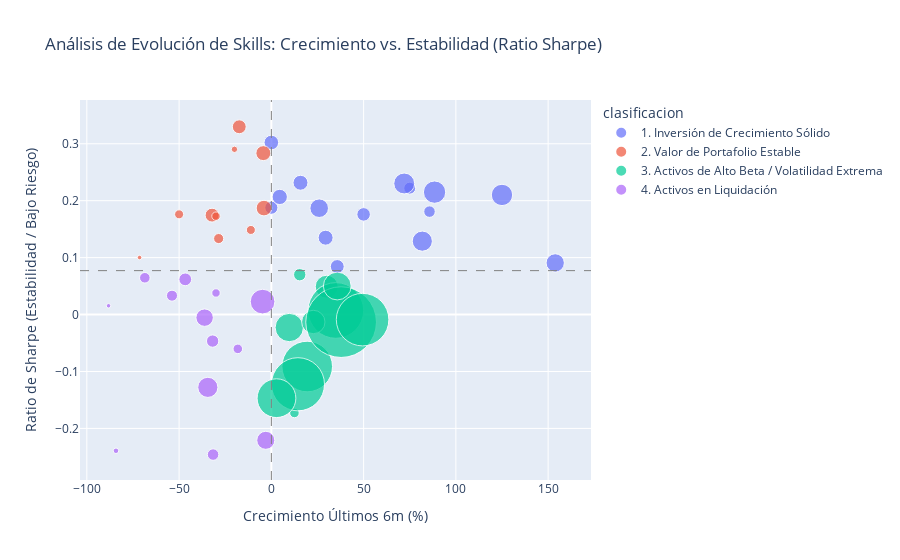

Notebook cell for this chart:
### Markdown cell above
# 6. Vista grafica de los grupos

### Code cell
# Renombrar para que los nombres en el gráfico sean claros
df_plot = df_metrics.rename(columns={
    'count': 'Frecuencia Absoluta',
    'crec_ultimos_6m': 'Crecimiento Últimos 6m (%)',
    #'crec_YoY': 'Crecimiento Interanual (%)',
    'ratio_sharpe': 'Ratio Sharpe (Estabilidad)'
})
df_plot.head()

fig = px.scatter(
    df_plot,
    x='Crecimiento Últimos 6m (%)',
    y='Ratio Sharpe (Estabilidad)',
    size='Frecuencia Absoluta',  # El tamaño de la burbuja
    color='clasificacion',             # El color se define por el cuadrante
    hover_name='skills',         # Mostrar el nombre del skill al pasar el ratón
    log_x=False,                 # Desactivar escala logarítmica si no es necesaria
    size_max=50,                 # Tamaño máximo de burbuja para evitar que sean muy grandes
    title='Análisis de Evolución de Skills: Crecimiento vs. Estabilidad (Ratio Sharpe)',
    category_orders={
        'clasificacion': [
            '1. Inversión de Crecimiento Sólido',
            '2. Valor de Portafolio Estable', 
            '3. Activos de Alto Beta / Volatilidad Extrema',
            '4. Activos en Liquidación'
        ]
    }
)

fig.add_vline(x=umbral_crec_6m, line_width=1, line_dash="dash", line_color="gray")
fig.add_hline(y=umbral_sharpe, line_width=1, line_dash="dash", line_color="gray")

# Etiquetas claras para los ejes
fig.update_layout(
    xaxis_title="Crecimiento Últimos 6m (%)",
    yaxis_title="Ratio de Sharpe (Estabilidad / Bajo Riesgo)"
)

fig.show()

### Figure 1 — Plotly figure (JSON) as saved in the notebook; plotly's stock layout.template omitted (floating-point values rounded to 4 significant figures)
{"data": [{"hovertemplate": "<b>%{hovertext}</b><br><br>clasificacion=1. Inversión de Crecimiento Sólido<br>Crecimiento Últimos 6m (%)=%{x}<br>Ratio Sharpe (Estabilidad)=%{y}<br>Frecuencia Absoluta=%{marker.size}<extra></extra>", "hovertext": ["c++", "git", "go", "hadoop", "java", "javascript", "jira", "mysql", "numpy", "pandas", "redshift", "sap", "spreadsheet", "spss", "vba"], "legendgroup": "1. Inversión de Crecimiento Sólido", "marker": {"color": "#636efa", "size": [21, 22, 49, 17, 40, 34, 23, 14, 13, 18, 22, 45, 33, 43, 19], "sizemode": "area", "sizeref": 0.1968, "symbol": "circle"}, "mode": "markers", "name": "1. Inversión de Crecimiento Sólido", "orientation": "v", "showlegend": true, "type": "scatter", "x": [0.0, 15.79, 88.46, 0.0, 81.82, 25.93, 4.545, 75.0, 85.71, 50.0, 29.41, 125.0, 153.8, 72.0, 35.71], "xaxis": "x", "y": [0.3021, 0.2315, 0.215, 0.1877, 0.1289, 0.1868, 0.2066, 0.222, 0.1808, 0.1759, 0.135, 0.2101, 0.09072, 0.2302, 0.08434], "yaxis": "y"}, {"hovertemplate": "<b>%{hovertext}</b><br><br>clasificacion=2. Valor de Portafolio Estable<br>Crecimiento Últimos 6m (%)=%{x}<br>Ratio Sharpe (Estabilidad)=%{y}<br>Frecuencia Absoluta=%{marker.size}<extra></extra>", "hovertext": ["airflow", "alteryx", "cognos", "dax", "matplotlib", "microstrategy", "outlook", "pl/sql", "qlik", "visio"], "legendgroup": "2. Valor de Portafolio Estable", "marker": {"color": "#EF553B", "size": [10, 24, 22, 19, 2, 4, 19, 8, 8, 7], "sizemode": "area", "sizeref": 0.1968, "symbol": "circle"}, "mode": "markers", "name": "2. Valor de Portafolio Estable", "orientation": "v", "showlegend": true, "type": "scatter", "x": [-28.57, -4.0, -4.348, -17.39, -71.43, -20.0, -32.14, -50.0, -11.11, -30.0], "xaxis": "x", "y": [0.1335, 0.187, 0.2835, 0.3298, 0.1002, 0.2903, 0.1746, 0.176, 0.1486, 0.1728], "yaxis": "y"}, {"hovertemplate": "<b>%{hovertext}</b><br><br>clasificacion=3. Activos de Alto Beta / Volatilidad Extrema<br>Crecimiento Últimos 6m (%)=%{x}<br>Ratio Sharpe (Estabilidad)=%{y}<br>Frecuencia Absoluta=%{marker.size}<extra></extra>", "hovertext": ["azure", "excel", "linux", "power_bi", "python", "r", "sas", "snowflake", "sql", "ssrs", "tableau", "word"], "legendgroup": "3. Activos de Alto Beta / Volatilidad Extrema", "marker": {"color": "#00cc96", "size": [52, 305, 9, 252, 278, 148, 79, 54, 492, 15, 272, 76], "sizemode": "area", "sizeref": 0.1968, "symbol": "circle"}, "mode": "markers", "name": "3. Activos de Alto Beta / Volatilidad Extrema", "orientation": "v", "showlegend": true, "type": "scatter", "x": [30.0, 34.96, 12.5, 19.43, 14.4, 2.778, 9.722, 22.73, 37.82, 15.38, 49.45, 35.71], "xaxis": "x", "y": [0.04889, 0.007194, -0.1728, -0.09126, -0.1225, -0.1469, -0.0228, -0.01306, -0.01329, 0.06996, -0.008918, 0.05009], "yaxis": "y"}, {"hovertemplate": "<b>%{hovertext}</b><br><br>clasificacion=4. Activos en Liquidación<br>Crecimiento Últimos 6m (%)=%{x}<br>Ratio Sharpe (Estabilidad)=%{y}<br>Frecuencia Absoluta=%{marker.size}<extra></extra>", "hovertext": ["aws", "bigquery", "c", "gcp", "looker", "nosql", "powerpoint", "pyspark", "scala", "sharepoint", "spark", "ssis", "tensorflow"], "legendgroup": "4. Activos en Liquidación", "marker": {"color": "#ab63fa", "size": [40, 3, 15, 12, 32, 9, 60, 7, 11, 13, 30, 2, 16], "sizemode": "area", "sizeref": 0.1968, "symbol": "circle"}, "mode": "markers", "name": "4. Activos en Liquidación", "orientation": "v", "showlegend": true, "type": "scatter", "x": [-34.43, -84.21, -31.82, -53.85, -3.03, -18.18, -4.762, -30.0, -68.57, -31.58, -36.17, -88.24, -46.67], "xaxis": "x", "y": [-0.1279, -0.2393, -0.04657, 0.03315, -0.2209, -0.06026, 0.02273, 0.03789, 0.06463, -0.2459, -0.005436, 0.01539, 0.06183], "yaxis": "y"}], "layout": {"legend": {"itemsizing": "constant", "title": {"text": "clasificacion"}, "tracegroupgap": 0}, "shapes": [{"line": {"color": "gray", "dash": "dash", "width": 1}, "type": "line", "x0": 0, "x1": 0, "xref": "x", "y0": 0, "y1": 1, "yref": "y domain"}, {"line": {"color": "gray", "dash": "dash", "width": 1}, "type": "line", "x0": 0, "x1": 1, "xref": "x domain", "y0": 0.07715, "y1": 0.07715, "yref": "y"}], "title": {"text": "Análisis de Evolución de Skills: Crecimiento vs. Estabilidad (Ratio Sharpe)"}, "xaxis": {"anchor": "y", "domain": [0, 1], "title": {"text": "Crecimiento Últimos 6m (%)"}}, "yaxis": {"anchor": "x", "domain": [0, 1], "title": {"text": "Ratio de Sharpe (Estabilidad / Bajo Riesgo)"}}}}
